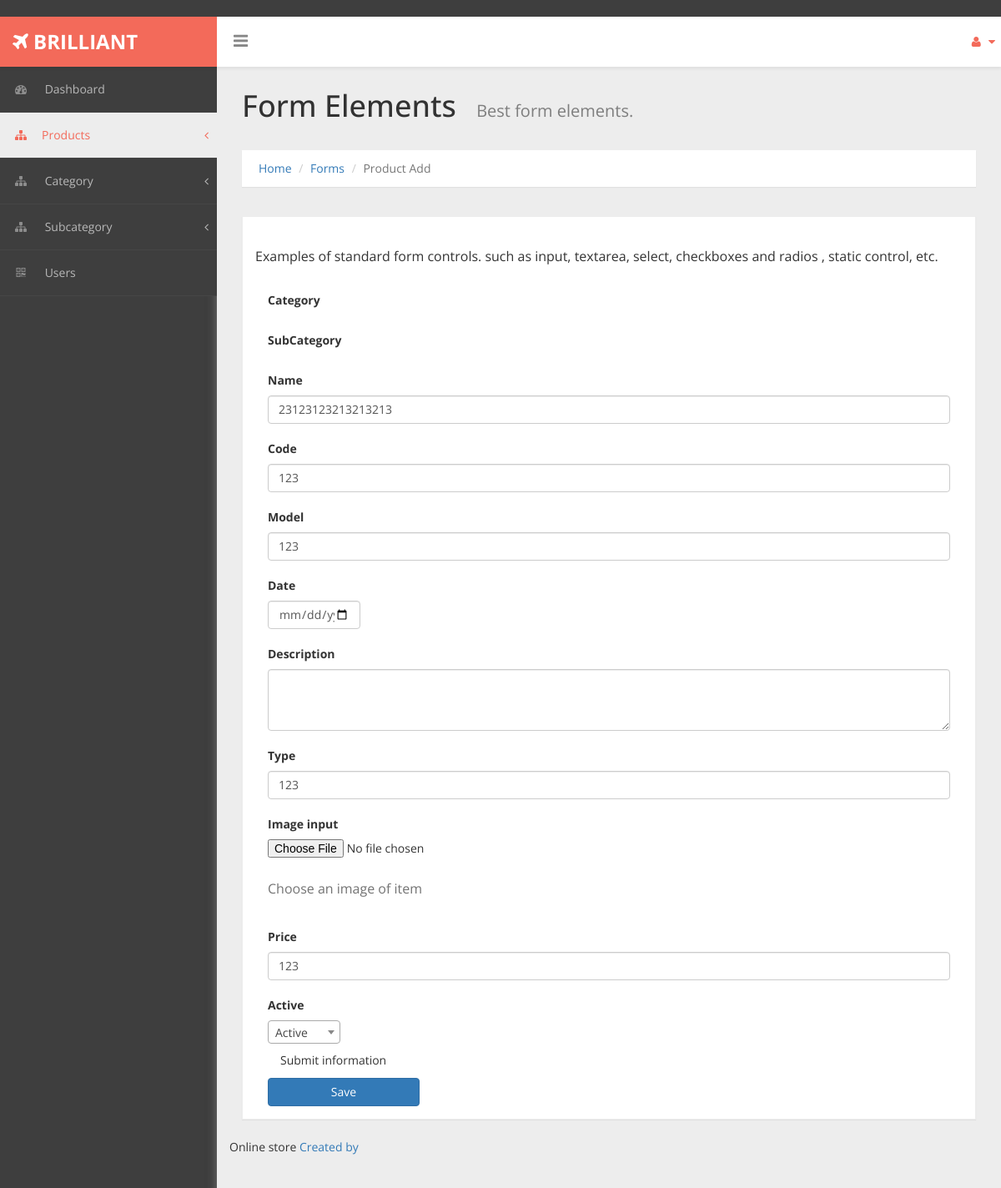
/product_edit/1 (signed in), run on the app's committed database.
### store/models.py (models this page shows, shortened)
class Product(models.Model):
    category = models.ForeignKey(Category, on_delete=models.CASCADE, blank=True, null=True)
    subcategory = models.ForeignKey(SubCategory, on_delete=models.CASCADE, blank=True, null=True)
    code = models.CharField(max_length=10)
    name = models.CharField(max_length=100)
    model = models.CharField(max_length=50)
    datetime = models.DateTimeField(auto_now_add=True)
    description = models.TextField(blank=True, null=True)
    type = models.CharField(max_length=50)
    image = models.ImageField(upload_to='media', blank=True, null=True)
    price = models.IntegerField(default=0)
    cr_on = models.DateTimeField(auto_now_add=True)
    cr_up = models.DateTimeField(auto_now=True)
    active = models.BooleanField(default=True)

### store/views.py (the view, shortened to what this page needs)
# urls.py: path('product_edit/<int:id>', product_edit, name='product_edit'),
@login_required
def product_edit(request, id):
    products = Product.objects.all()
    product = Product.objects.get(id=id)
    return render(request, "products/products_edit.html", {"products": products, "product": product})

### templates/products/products_edit.html (shortened to what this page needs)
﻿{% load static %}
<!DOCTYPE html>
<html xmlns="http://www.w3.org/1999/xhtml">
<head>
    <link href="{% static 'assets/css/bootstrap.css' %}" rel="stylesheet"/>
    <link href="{% static 'assets/css/font-awesome.css' %}" rel="stylesheet"/>
    <link href="{% static 'assets/css/select2.min.css' %}" rel="stylesheet">
    <link href="{% static 'assets/css/checkbox3.min.css' %}" rel="stylesheet">
    <link href="{% static 'assets/css/custom-styles.css' %}" rel="stylesheet"/>
</head>
<body>
<div id="wrapper">
    <nav class="navbar navbar-default top-navbar" role="navigation">
        <div class="navbar-header">
            <a class="navbar-brand" href="/index"><strong><i class="icon fa fa-plane"></i> BRILLIANT</strong></a>
            <div id="sideNav" href="">
                <i class="fa fa-bars icon"></i>
            </div>
        </div>
        <ul class="nav navbar-top-links navbar-right">
            <li class="dropdown">
                <a class="dropdown-toggle" data-toggle="dropdown" href="#" aria-expanded="false">
                    <i class="fa fa-user fa-fw"></i> <i class="fa fa-caret-down"></i>
                </a>
            </li>
        </ul>
    </nav>
    <nav class="navbar-default navbar-side" role="navigation">
        <div class="sidebar-collapse">
            <ul class="nav" id="main-menu">
                <li>
                    <a href="/index"><i class="fa fa-dashboard"></i> Dashboard</a>
                </li>
                <li>
                    <a class="active-menu" href="#"><i class="fa fa-sitemap"></i>Products <span class="fa arrow"></span></a>
                </li>
                <li>
                    <a href="#"><i class="fa fa-sitemap"></i> Category <span class="fa arrow"></span></a>
                </li>
                <li>
                    <a href="#"><i class="fa fa-sitemap"></i> Subcategory <span class="fa arrow"></span></a>
                </li>
                <li>
                    <a href="/users"><i class="fa fa-qrcode"></i> Users</a>
                </li>
            </ul>
        </div>
    </nav>
    <div id="page-wrapper">
        <div class="header">
            <h1 class="page-header">
                Form Elements <small>Best form elements.</small>
            </h1>
            <ol class="breadcrumb">
                <li><a href="#">Home</a></li>
                <li><a href="#">Forms</a></li>
                <li class="active">Product Add</li>
            </ol>
        </div>
        <div id="page-inner">
            <div class="row">
                <div class="col-xs-12">
                    <div class="panel panel-default">
                        <div class="panel-body">
                            <p>Examples of standard form controls. such as input, textarea, select, checkboxes and
                                radios ,
                                static control, etc.</p>
                            <form method="POST">
                                <div class="col-xs-12">
                                    <div class="sub-title">Category</div>
                                </div>
                                <div class="col-xs-12">
                                    <div class="sub-title">SubCategory</div>
                                </div>
                                <div class="col-xs-12">
                                    <div class="sub-title">Name</div>
                                    <div>
                                        <input type="text" class="form-control" value= "{{ product.name }}" name='name'
                                               placeholder="Text input">
                                    </div>
                                </div>
                                <div class="col-xs-12">
                                    <div class="sub-title">Code</div>
                                    <div>
                                        <input type="text" class="form-control" value= "{{ product.code }}" name='code'
                                               placeholder="Text input">
                                    </div>
                                </div>
                                <div class="col-xs-12">
                                    <div class="sub-title">Model</div>
                                    <div>
                                        <input type="text" class="form-control" value= "{{ product.model }}" name='model'
                                               placeholder="Text input">
                                    </div>
                                </div>
                                <div class="col-xs-2">
                                    <div class="sub-title">Date</div>
                                    <div>
                                        <input type="date" class="form-control" value= "{{ product.datetime }}" name='cr_on'
                                               placeholder="">
                                    </div>
                                </div>
                                <div class="col-xs-12">
                                    <div class="sub-title">Description</div>
                                    <div>
                                        <textarea class="form-control" name='description' {{ product.description}} rows="3"></textarea>
                                    </div>
                                </div>
                                <div class="col-xs-12">
                                    <div class="sub-title">Type</div>
                                    <div>
                                        <input type="text" class="form-control" value= "{{ product.type }}" name='type'
                                               placeholder="Text input">
                                    </div>
                                </div>
                                <div class="col-xs-12">
                                    <div>
                                        <div class="sub-title">Image input</div>
                                        <div class="form-group ">
                                            <input type="file" id="exampleInputFile" value= "{{ product.image }}" name="image">
                                            <p class="help-block">Choose an image of item</p>
                                        </div>
                                    </div>
                                </div>
                                <div class="col-xs-12">
                                    <div class="sub-title">Price</div>
                                    <div>
                                        <input type="number" class="form-control" value= "{{ product.price }}" name='price'
                                               placeholder="Text input">
                                    </div>
                                </div>
                                <div class="col-xs-12">
                                    <div class="sub-title">Active</div>
                                    <div>
                                    </div>
                                    <div class="panel-heading">
                                        <div class="card-title">
                                            <div class="title">Submit information</div>
                                        </div>
                                    </div>
                                </div>
                                <div class="col-xs-3">
                                    <button type="submit" class="btn btn-primary btn-block">Save</button>
                                </div>
                            </form>
                        </div>
                    </div>
                </div>
                <footer><p> Online store <a href="http://t.me/dkarimoff96">Created by</a></p></footer>
            </div>
        </div>
    </div>
</div>
</body>
</html>

### static/assets/css/custom-styles.css (style rules this page uses)
body { font-family: 'Open Sans', sans-serif; background: #3E3E3E; }
#wrapper { width: 100%; }
#page-wrapper { padding: 15px 15px; min-height: 600px; background: #EDEDED; }
#page-inner { width:100%; margin:10px 20px 10px 0px; background-color:transparent; padding: 15px 30px; min-height:1200px; }
h1, .h1, h2, .h2, h3, .h3 { margin-top: 7px; margin-bottom: -5px; }
p { font-size:16px; line-height:25px; padding-top:20px; }
.navbar-side { z-index: 0; }
.panel { border-radius:0px; }
.navbar-side .nav > li > a > i { color: #8C8C8C;padding: 8px;width: 30px;text-align: center; }
.top-navbar { position: fixed; width: 100%; z-index: 300; -webkit-box-shadow: 0 3px 3px rgba(0, 0, 0, 0.05); -moz-box-shadow: 0 3px 3px rgba(0, 0, 0, 0.05); box-shadow: 0 3px 3px rgba(0, 0, 0, 0.05); }
.navbar-side { z-index: 1; position: fixed; width: 260px; top: 80px; }
#page-wrapper { position: relative; top: 55px; box-shadow: 0 0 10px #757575; -moz-box-shadow: 0 0 10px #757575; -webkit-box-shadow: 0 0 10px #757575; }
.breadcrumb { padding: 12px 10px 12px 20px; margin-bottom: 20px; list-style: none; border-radius: 0; -webkit-box-shadow: 0 1px 1px rgba(0,0,0,.05); box-shadow: 0 1px 1px rgba(0,0,0,.05);background: #fff; }
.page-header { margin: 0;border-bottom: 1px solid transparent;text-align: left;background-color: rgb(237, 237, 237);padding: 32px 22px 32px 0;color: #323232; }
.panel-default { border-color: #ECECEC; }
.panel-heading { border-bottom: 1px solid transparent; border-top-left-radius: 3px; border-top-right-radius: 3px; }
.header { margin: 0 30px; }
h1.page-header small { color: #7E7E7E; margin-left: 15px; font-size: 20px; }
.sub-title { padding: 20px 0 8px; font-weight: bold; }
i.fa.fa-bars { font-size: 20px; margin: 12px 0 0; }
footer p { font-size: 14px; }
.top-navbar { margin:0px; }
.top-navbar .navbar-brand { color: #fff;width: 260px;text-align: left;height: 60px;font-size: 24px;font-weight: 700;line-height: 30px;background: #F36A5A; }
.top-navbar .nav > li { position: relative; display: inline-block; margin: 0px; padding: 0px; }
.top-navbar .nav > li > a { position: relative; display: block; padding: 20px;color: #FFFFFF; margin: 0px; }
.active-menu, .active-menu i { background-color: #EDEDED !important; color: #F36A5A !important; }
.active-menu i { color: #F36A5A !important; }
.arrow { float: right; margin-top: 8px; }
.fa.arrow:before { content: "\f104"; }
.sidebar-collapse , .sidebar-collapse .nav { background:none; }
.sidebar-collapse .nav { padding:0; }
.sidebar-collapse .nav > li > a { color: #B8B8B8; background:transparent; text-shadow:none; font-size: 14px; }
.sidebar-collapse > .nav > li > a { padding: 12px 10px; }
.sidebar-collapse > .nav > li { border-bottom: 1px solid rgba(107, 108, 109, 0.19); }
.navbar-side { border:none; background: #3E3E3E; }
.top-navbar { background: #FFFFFF; border-bottom:none; }
.top-navbar .nav > li > a > i { margin-right: 2px; }
.navbar-default { border:0px solid black; }
.navbar-header { background: transparent; }
.nav > li > a > i { margin-right:10px; color: rgb(243, 106, 90); }
#sideNav { float: left; left: 0; z-index: 3; color: #868686; cursor:pointer; border-radius: 0; width: 14px; font-size: 48px; line-height: 0; margin: 7px 0 0 20px; }
@media (min-width:768px) { #page-wrapper { margin: 0 0 0 260px; padding: 0; min-height: 1200px; } }
@media (min-width:768px) { .navbar-side { width: 260px; z-index: 1; } }
@media (min-width:768px) { .navbar { border-radius: 0px; } }

### data on the page
Product: name "23123123213213213", code "123", model "123", type "123", price "123"
